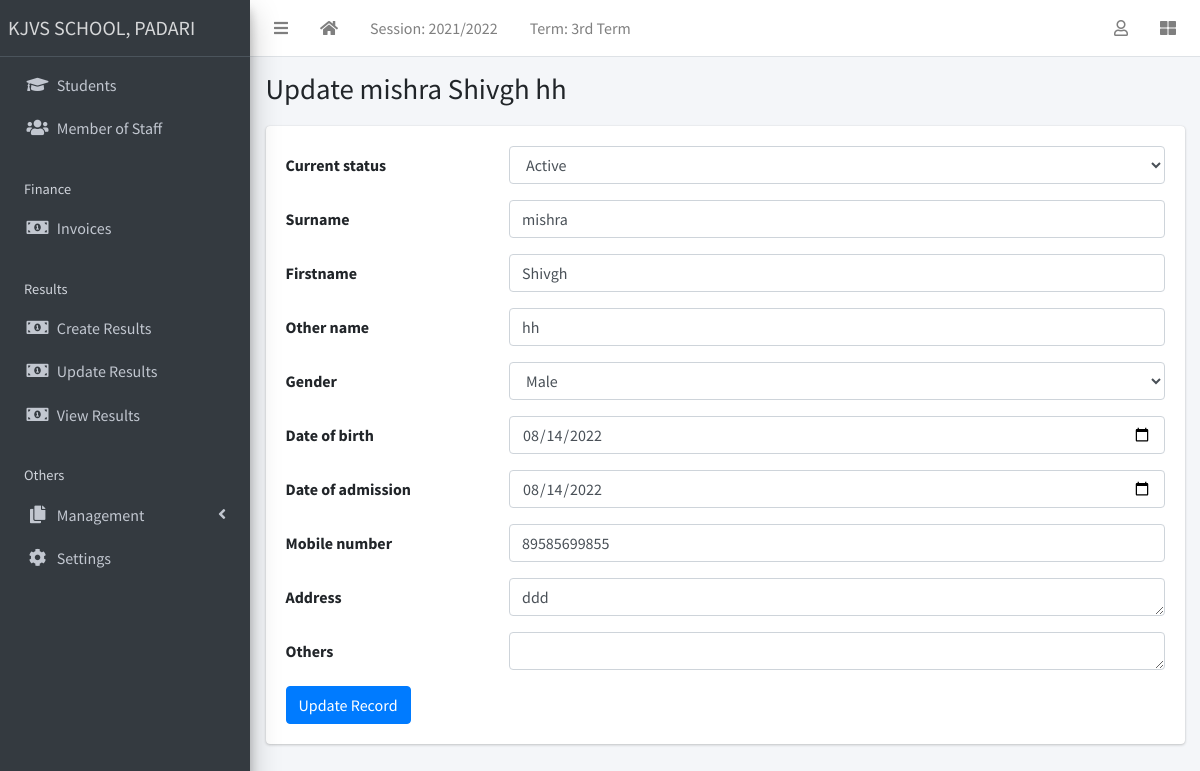
The app's page /staff/2/update/, older data.
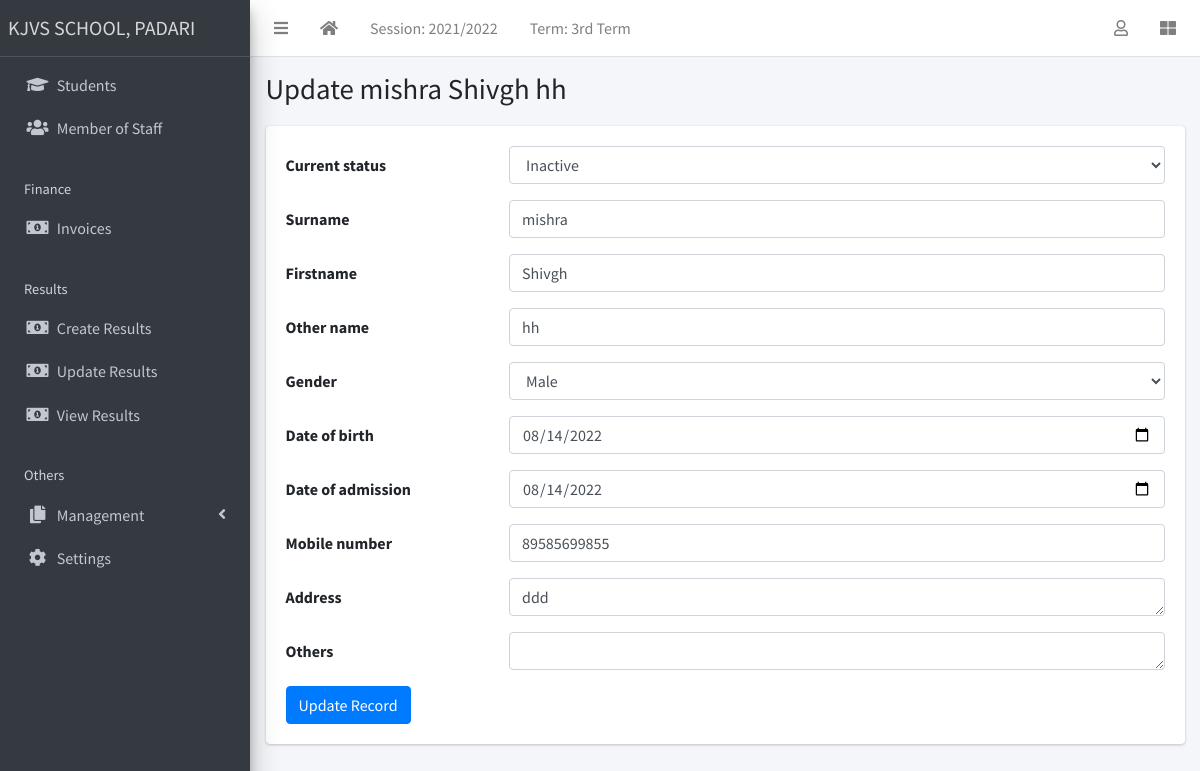
The same page, newer data.
### apps/staffs/models.py (models this page shows, shortened)
class Staff(models.Model):
    STATUS = [("active", "Active"), ("inactive", "Inactive")]
    GENDER = [("male", "Male"), ("female", "Female")]
    current_status = models.CharField(max_length=10, choices=STATUS, default="active")
    surname = models.CharField(max_length=200)
    firstname = models.CharField(max_length=200)
    other_name = models.CharField(max_length=200, blank=True)
    gender = models.CharField(max_length=10, choices=GENDER, default="male")
    date_of_birth = models.DateField(default=timezone.now)
    date_of_admission = models.DateField(default=timezone.now)
    mobile_num_regex = RegexValidator(
        regex="^[0-9]{10,15}$", message="Entered mobile number isn't in a right format!"
    )
    mobile_number = models.CharField(
        validators=[mobile_num_regex], max_length=13, blank=True
    )
    address = models.TextField(blank=True)
    others = models.TextField(blank=True)
    def __str__(self):
        return f"{self.surname} {self.firstname} {self.other_name}"

### apps/staffs/views.py (the view)
# urls.py: path("<int:pk>/update/", StaffUpdateView.as_view(), name="staff-update"),
class StaffUpdateView(SuccessMessageMixin, UpdateView):
    model = Staff
    fields = "__all__"
    success_message = "Record successfully updated."
    def get_form(self):
        form = super(StaffUpdateView, self).get_form()
        form.fields["date_of_birth"].widget = widgets.DateInput(attrs={"type": "date"})
        form.fields["date_of_admission"].widget = widgets.DateInput(
            attrs={"type": "date"}
        )
        form.fields["address"].widget = widgets.Textarea(attrs={"rows": 1})
        form.fields["others"].widget = widgets.Textarea(attrs={"rows": 1})
        return form

### apps/corecode/context_processors.py (called while the page is built)
def site_defaults(request):
    current_session = AcademicSession.objects.get(current=True)
    current_term = AcademicTerm.objects.get(current=True)
    vals = SiteConfig.objects.all()
    contexts = {
        "current_session": current_session.name,
        "current_term": current_term.name,
    }
    for val in vals:
        contexts[val.key] = val.value
    return contexts

### apps/staffs/templates/staffs/staff_form.html (shortened to what this page needs)
{% extends 'base.html' %}
{% block title %}
  {% if object %}
    Update {{ object }}
  {% else %}
    Add new student
  {% endif %}
{% endblock title %}
{% block content %}
<form action="" method="POST">
  {% include 'corecode/form_snippet.html' %}
  {% if object %}
    <input type="submit" class="btn btn-primary" value="Update Record">
  {% else %}
    <input type="submit" class="btn btn-primary" value="Add new student">
  {% endif %}
</form>
{% endblock content %}

### apps/corecode/templates/corecode/form_snippet.html (shortened to what this page needs)
{% load widget_tweaks %}
{% for field in form %}
<div class="form-group row">
  <label class="col-sm-3 col-form-label" for="{{ field.auto_id }}">
    {{ field.label }}
  </label>
  <div class="col-sm-9">
    {{ field | add_class:"form-control"}}
  </div>
</div>
{% endfor %}

Row changes from the older to the newer data that the page shows:
changed Staff "mishra Shivgh hh": current_status "Active" → "Inactive"
